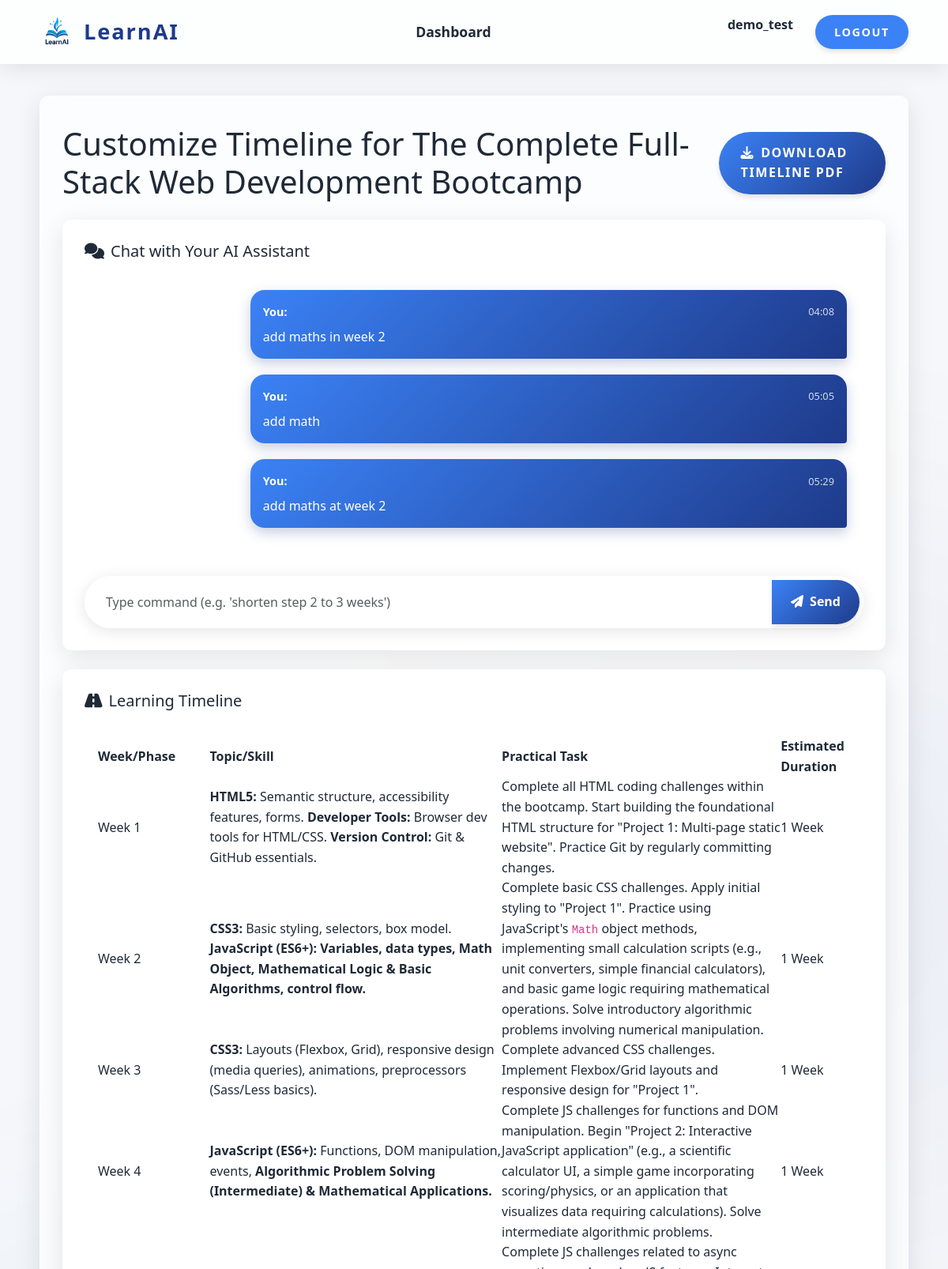
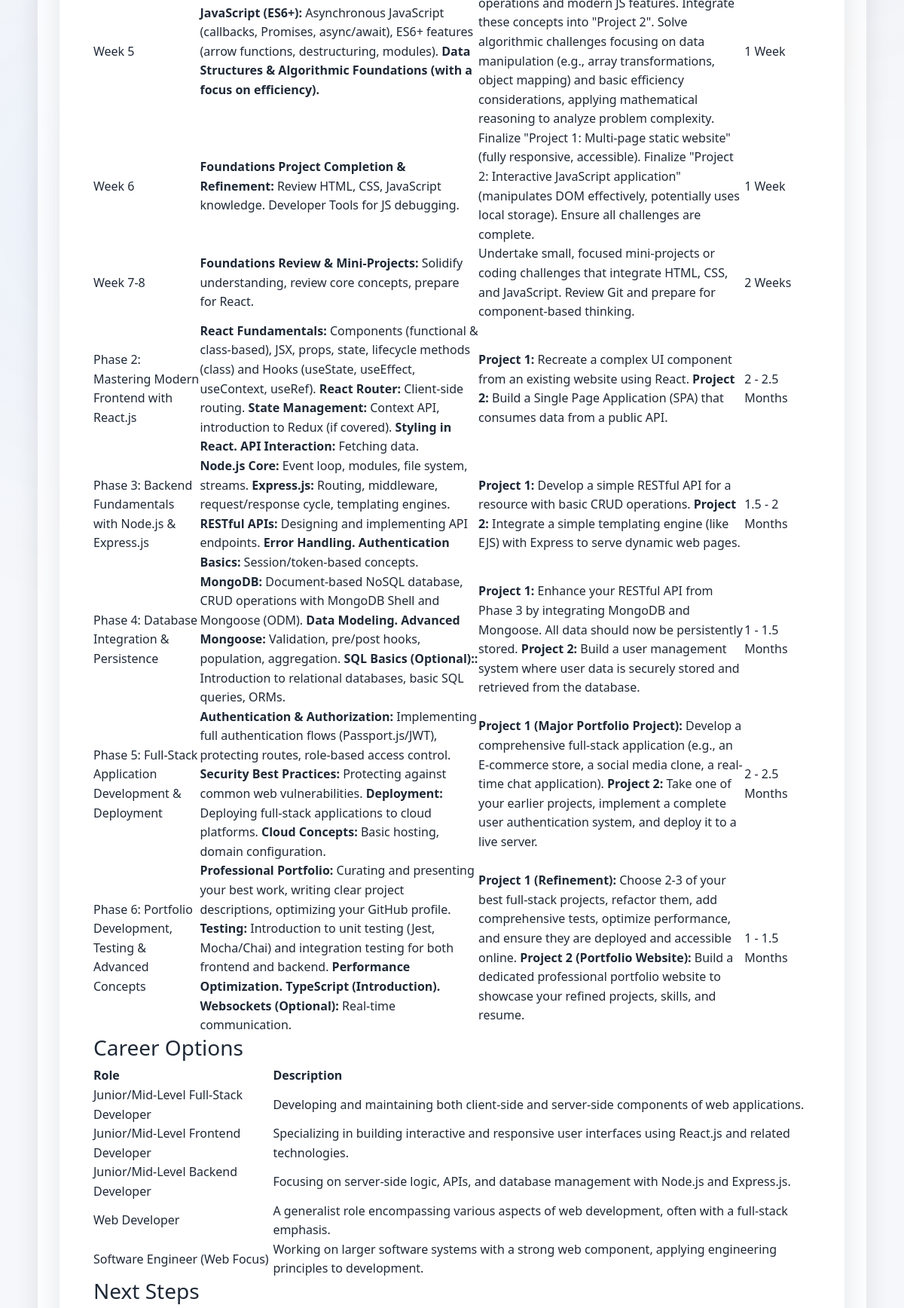
Screenshot of /chat/The Complete Full-Stack Web Development Bootcamp (signed in, upper part) with the database file from the repository (2 pictures, top to bottom).
### app.py (models this page shows, shortened)
class User(UserMixin, db.Model):
    id = db.Column(db.Integer, primary_key=True)
    username = db.Column(db.String(80), unique=True, nullable=False)
    email = db.Column(db.String(120), unique=True, nullable=False)
    password_hash = db.Column(db.String(128), nullable=False)
    queries = db.relationship('Query', backref='user', lazy=True)
    chats = db.relationship('Chat', backref='user', lazy=True)
    timelines = db.relationship('Timeline', backref='user', lazy=True)

class Chat(db.Model):
    id = db.Column(db.Integer, primary_key=True)
    user_id = db.Column(db.Integer, db.ForeignKey('user.id'), nullable=False)
    course_name = db.Column(db.String(200), nullable=False)
    chat_query = db.Column(db.Text, nullable=False)
    response = db.Column(db.Text, nullable=False)
    timestamp = db.Column(db.DateTime, default=datetime.utcnow)

### app.py (the view, shortened to what this page needs)
@app.route('/chat/<course_name>', methods=['GET', 'POST'])
@login_required
def chat(course_name):
    timeline_entry = Timeline.query.filter_by(user_id=current_user.id, course_name=course_name).first()
    if not timeline_entry:
        logger.error(f"No timeline found for course: {course_name}")
        flash('Timeline not found')
        return redirect(url_for('dashboard'))
    try:
        timeline_markdown = json.loads(timeline_entry.data)
        logger.info(f"Deserialized timeline for {course_name}, length: {len(str(timeline_markdown))} characters")
    except json.JSONDecodeError as e:
        logger.error(f"Failed to deserialize timeline for {course_name}: {e}")
        flash('Error loading timeline')
        return redirect(url_for('dashboard'))
    timeline_html = clean_markdown_for_html(timeline_markdown)
    chats = Chat.query.filter_by(user_id=current_user.id, course_name=course_name).order_by(Chat.timestamp.asc()).all()
    return render_template('chat.html', course_name=course_name, chats=chats, timeline=timeline_html)

### app.py (called while the page is built)
@login_manager.user_loader
def load_user(user_id):
    return User.query.get(int(user_id))

def clean_markdown_for_html(markdown_text):
    try:
        if isinstance(markdown_text, list):
            markdown_text = '\n'.join(str(item) for item in markdown_text)
        elif not isinstance(markdown_text, str):
            markdown_text = str(markdown_text)
        html_content = markdown.markdown(markdown_text, extensions=['tables'])
        soup = BeautifulSoup(html_content, 'html.parser')
        for table in soup.find_all('table'):
            table['class'] = 'timeline-table'
        return str(soup)
    except Exception as e:
        print(f"Error converting Markdown to HTML: {e}")
        if isinstance(markdown_text, list):
            content = '<br>'.join(str(item) for item in markdown_text)
        else:
            content = str(markdown_text).replace('\n', '<br>')
        return f"<div class='timeline-content'>{content}</div>"

### templates/chat.html (shortened to what this page needs)
{% extends "base.html" %}
{% block content %}
<div class="d-flex justify-content-between align-items-center mb-4">
  <h1 class="mb-0">Customize Timeline for {{ course_name }}</h1>
  <a href="{{ url_for('download_timeline', course_name=course_name) }}" class="btn-custom float-animation">
    <i class="fas fa-download me-2"></i>Download Timeline PDF
  </a>
</div>
<div class="card-custom glass mb-4">
  <div class="card-body">
    <h5 class="mb-3"><i class="fas fa-comments me-2"></i>Chat with Your AI Assistant</h5>
    <div class="chat-container glass-inner">
      {% for c in chats %}
      <div class="chat-message {% if c.user_id==current_user.id %}user-message{% else %}bot-message{% endif %}">
        <div class="message-header">
          <strong>{% if c.user_id==current_user.id %}You{% else %}LearnAI Assistant{% endif %}:</strong>
          <span class="message-time">{{ c.timestamp.strftime('%H:%M') if c.timestamp else '' }}</span>
        </div>
        <div class="message-content">{{ c.chat_query if c.chat_query else c.response }}</div>
      </div>
      {% else %}
      <div class="text-center text-muted py-4">
        <i class="fas fa-comment-dots fa-2x mb-2"></i>
        <p>Start a conversation to customize your learning timeline</p>
      </div>
      {% endfor %}
    </div>
    <form id="chatForm" class="mt-3">
      <div class="input-group glass-input">
        <input id="query" name="query" class="form-control"
          placeholder="Type command (e.g. 'shorten step 2 to 3 weeks')" autocomplete="off" />
        <button id="sendBtn" class="btn-custom">
          <i class="fas fa-paper-plane me-1"></i> Send
        </button>
      </div>
    </form>
  </div>
</div>
<div class="card-custom glass">
  <div class="card-body">
    <h5 class="mb-3"><i class="fas fa-road me-2"></i>Learning Timeline</h5>
    <div id="timeline" class="timeline-content glass-inner p-3">
      {{ timeline | safe }}
    </div>
  </div>
</div>
{% endblock %}

### templates/base.html (shortened to what this page needs)
<!DOCTYPE html>
<html lang="en">
<head>
    <link href="https://cdn.jsdelivr.net/npm/bootstrap@5.3.0/dist/css/bootstrap.min.css" rel="stylesheet">
    <link rel="stylesheet" href="https://cdnjs.cloudflare.com/ajax/libs/font-awesome/6.4.0/css/all.min.css" />
</head>
<body>
    <header>
        <div class="custom-container">
            <div class="navbar-custom">
                <div class="logo" onclick="window.location.href='{{ url_for('dashboard') }}'" tabindex="0"
                    aria-label="LearnAI Logo and Home Link">
                    <img src="{{ url_for('static', filename='images/logo.png') }}" alt="LearnAI Logo" />
                    <div class="logo-text">LearnAI</div>
                </div>
                <div class="nav-links">
                    <a href="{{ url_for('dashboard') }}">Dashboard</a>
                </div>
                <div class="auth-buttons">
                    {% if current_user.is_authenticated %}
                    <span style="font-weight:600; margin-right:12px;">{{ current_user.username }}</span>
                    <a href="{{ url_for('logout') }}" class="btn-custom" tabindex="0">Logout</a>
                    {% else %}
                    <a href="{{ url_for('login') }}" class="btn-custom" tabindex="0">Login</a>
                    <a href="{{ url_for('register') }}" class="btn-custom" tabindex="0">Signup</a>
                    {% endif %}
                </div>
            </div>
        </div>
    </header>
    <div class="custom-container">
        <div class="content-container">
            {% block content %}{% endblock %}
        </div>
    </div>
</body>
</html>

### templates/chat.html (style rules this page uses)
.card-custom { border-radius: var(--border-radius); padding: 28px; transition: var(--transition); border: none; margin-bottom: 24px; }
.chat-container { max-height: 400px; overflow-y: auto; padding: 20px; margin-bottom: 20px; border-radius: var(--border-radius); }
.chat-message { margin-bottom: 20px; padding: 16px; border-radius: 18px; max-width: 80%; word-break: break-word; transition: var(--transition); position: relative; overflow: hidden; }
.chat-message::before { content: ''; position: absolute; top: 0; left: -100%; width: 100%; height: 100%; background: linear-gradient(90deg, transparent, rgba(255, 255, 255, 0.2), transparent); transition: 0.5s; }
.user-message { background: linear-gradient(135deg, var(--primary-light), var(--primary)); color: var(--white); margin-left: auto; border-bottom-right-radius: 4px; box-shadow: 0 6px 16px rgba(30, 58, 138, 0.25); }
.message-header { display: flex; justify-content: space-between; align-items: center; margin-bottom: 8px; font-size: 0.9rem; }
.message-time { font-size: 0.8rem; opacity: 0.8; }
.message-content { line-height: 1.5; }
.timeline-content { line-height: 1.6; border-radius: var(--border-radius); }
.glass-input { background: rgba(255, 255, 255, 0.7); backdrop-filter: blur(10px); border-radius: 50px; padding: 4px; box-shadow: 0 4px 20px rgba(0, 0, 0, 0.1); border: 1px solid rgba(255, 255, 255, 0.2); }
.form-control { border-radius: 50px; padding: 14px 20px; border: 2px solid transparent; transition: var(--transition); background: transparent; }
.btn-custom { display: inline-block; background: linear-gradient(135deg, var(--primary-light), var(--primary)); color: var(--white); padding: 12px 24px; border-radius: 50px; font-weight: 600; text-decoration: none; box-shadow: var(--shadow-default); transition: var(--transition); cursor: pointer; user-select: none; border: none; text-transform: none; letter-spacing: normal; font-size: 1rem; position: relative; overflow: hidden; z-index: 1; }
.btn-custom::before { content: ''; position: absolute; top: 0; left: -100%; width: 100%; height: 100%; background: linear-gradient(90deg, transparent, rgba(255, 255, 255, 0.4), transparent); transition: 0.5s; z-index: -1; }
.glass-inner { background: rgba(255, 255, 255, 0.5); backdrop-filter: blur(8px); border: 1px solid rgba(255, 255, 255, 0.2); }
.chat-message:last-child { animation: messageAppear 0.4s cubic-bezier(0.4, 0, 0.2, 1); }

### rows the page displays
User: username "demo_test"
Chat: shows "You", timestamp "04:08", chat_query "add maths in week 2"
Chat: shows "You", timestamp "05:05", chat_query "add math"
Chat: shows "You", timestamp "05:29", chat_query "add maths at week 2"

### other values shown
{{ course_name }} "The Complete Full-Stack Web Development Bootcamp"
